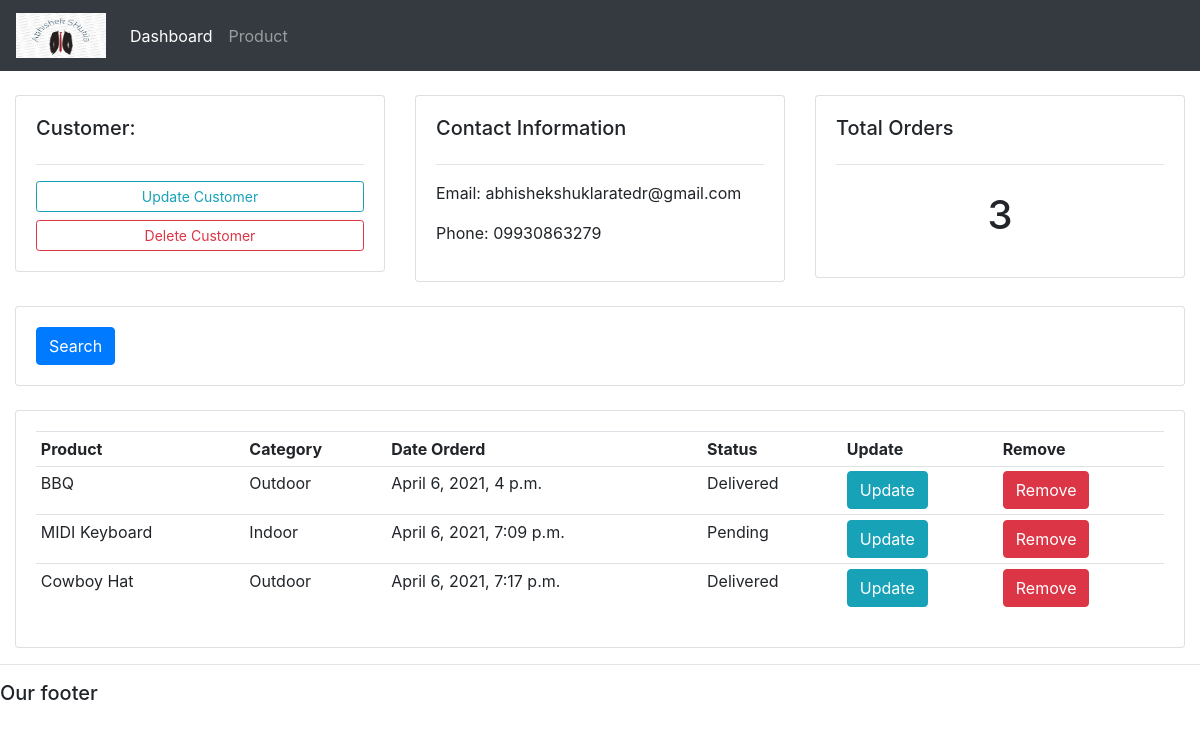
The app's page /customer/2, older data.
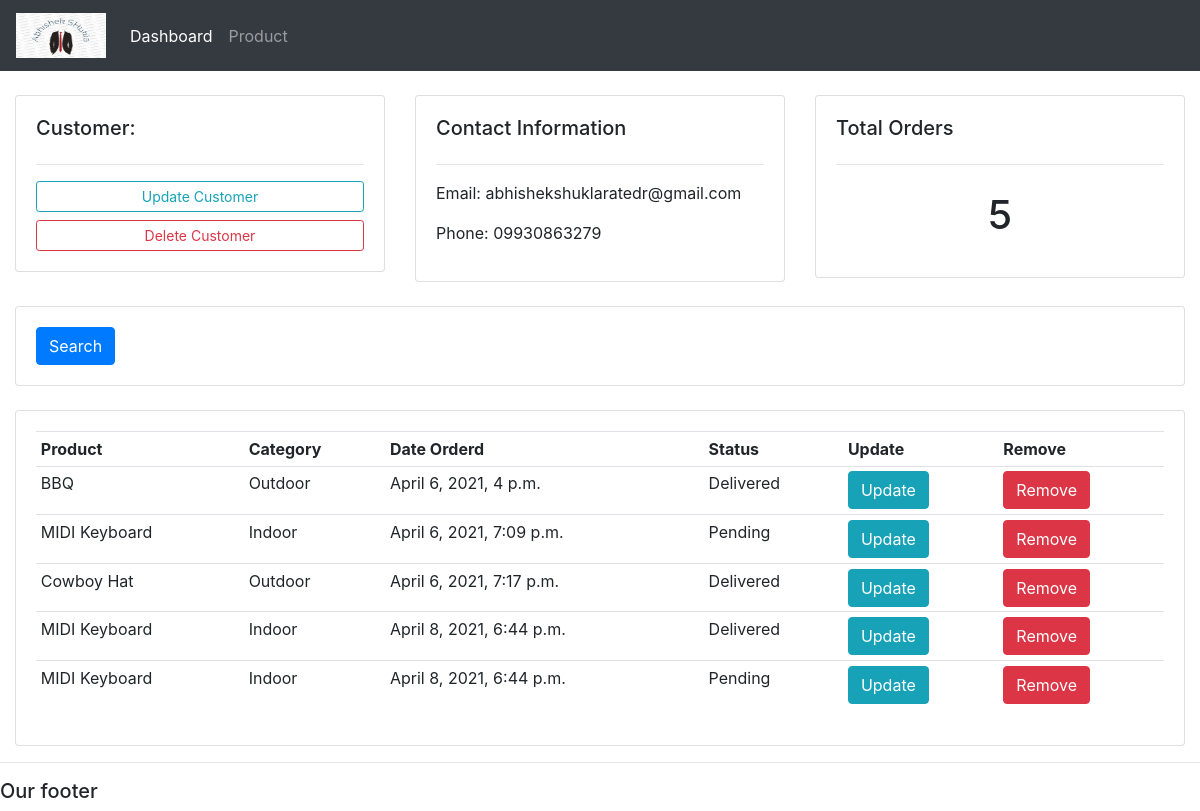
The same page, newer data.
### accounts/models.py (models this page shows)
class Order(models.Model):
    STATUS = (
        ('Pending', 'Pending'),
        ('Out For Delivery', 'Out For Delivery'),
        ('Delivered', 'Delivered')
    )
    customer = models.ForeignKey(
        "Customer", on_delete=models.SET_NULL, null=True)
    product = models.ForeignKey(
        "Product", on_delete=models.SET_NULL, null=True)
    date_created = models.DateTimeField(auto_now_add=True, null=True)
    status = models.CharField(max_length=200, null=True, choices=STATUS)

class Product(models.Model):
    CATEGORY = (
        ('Indoor', 'Indoor'),
        ('Outdoor', 'Outdoor'),
    )
    name = models.CharField(max_length=200, null=True)
    price = models.FloatField(null=True)
    category = models.CharField(max_length=200, null=True, choices=CATEGORY)
    description = models.CharField(max_length=200, null=True)
    date_created = models.DateTimeField(auto_now_add=True, null=True)
    tag = models.ManyToManyField(Tag)
    def __str__(self):
        return self.name

### accounts/views.py (the view)
# urls.py: path("customer/<str:cust_id>", views.customer, name="customer"),
def customer(request, cust_id):
    customer = Customer.objects.get(id=cust_id)
    orders = customer.order_set.all()
    orders_count = orders.count()
    context = {'customer': customer, 'orders': orders,
               'orders_count': orders_count}
    return render(request, "accounts/customer.html", context)

### accounts/templates/accounts/customer.html
{%  extends 'accounts/main.html' %}
{% block content %}
	<br>
<div class="row">
	<div class="col-md">
		<div class="card card-body">
			<h5>Customer:</h5>
			<hr>
			<a class="btn btn-outline-info  btn-sm btn-block" href="">Update Customer</a>
			<a class="btn btn-outline-danger  btn-sm btn-block" href="">Delete Customer</a>
		</div>
	</div>
	<div class="col-md">
		<div class="card card-body">
			<h5>Contact Information</h5>
			<hr>
			<p>Email: {{customer.email}}</p>
			<p>Phone: {{customer.phone}}</p>
		</div>
	</div>
	<div class="col-md">
		<div class="card card-body">
			<h5>Total Orders</h5>
			<hr>
			<h1 style="text-align: center;padding: 10px">{{orders_count}}</h1>
		</div>
	</div>
</div>
<br>
<div class="row">
	<div class="col">
		<div class="card card-body">
			<form method="get">
		    <button class="btn btn-primary" type="submit">Search</button>
		  </form>
		</div>
	</div>
</div>
<br>
<div class="row">
	<div class="col-md">
		<div class="card card-body">
			<table class="table table-sm">
				<tr>
					<th>Product</th>
					<th>Category</th>
					<th>Date Orderd</th>
					<th>Status</th>
					<th>Update</th>
					<th>Remove</th>
				</tr>
				{%for order in orders%}
					<tr>
						<td>{{order.product}}</td>
						<td>{{order.product.category}}</td>
						<td>{{order.date_created}}</td>
						<td>{{order.status}}</td>
						<td><a href="" class="btn btn-info">Update</a></td>
						<td><a href="" class="btn btn-danger">Remove</a></td>
					</tr>
				{%endfor%}
			</table>
		</div>
	</div>
</div>
{% endblock %}

Row changes from the older to the newer data that the page shows:
added Order: product "MIDI Keyboard", product.category "Indoor", date_created "April 8, 2021, 6:44 p.m.", status "Delivered"
added Order: product "MIDI Keyboard", product.category "Indoor", date_created "April 8, 2021, 6:44 p.m.", status "Pending"
Text that changed along with them:
{{ orders_count }}: "3" → "5"
